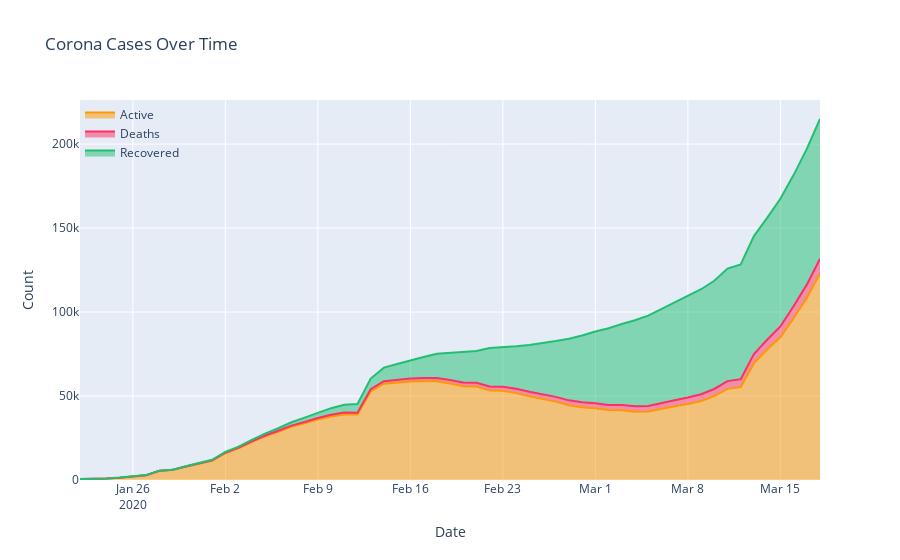

The code cell stored with this chart in its notebook:
### Code cell
temp = df.groupby('Date')['Recovered', 'Deaths', 'Active'].sum().reset_index()
temp = temp.melt(id_vars="Date", value_vars=['Active', 'Deaths', 'Recovered'],
                 var_name='Case', value_name='Count')
temp.head()

fig = px.area(temp, x="Date", y="Count", color='Case',
             title='Corona Cases Over Time', color_discrete_sequence = [act, dth, rec],
             height=650, range_x=['01-01-2020', '17-03-2020'])

#fig.add_scatter(x=dax.Date, y=dax.Close)

fig.update_layout(
    legend=dict(
        x=0,
        y=1.0,
        bgcolor='rgba(255, 255, 255, 0)',
        bordercolor='rgba(255, 255, 255, 0)'
    ),
    legend_title=''
)

fig.show()
